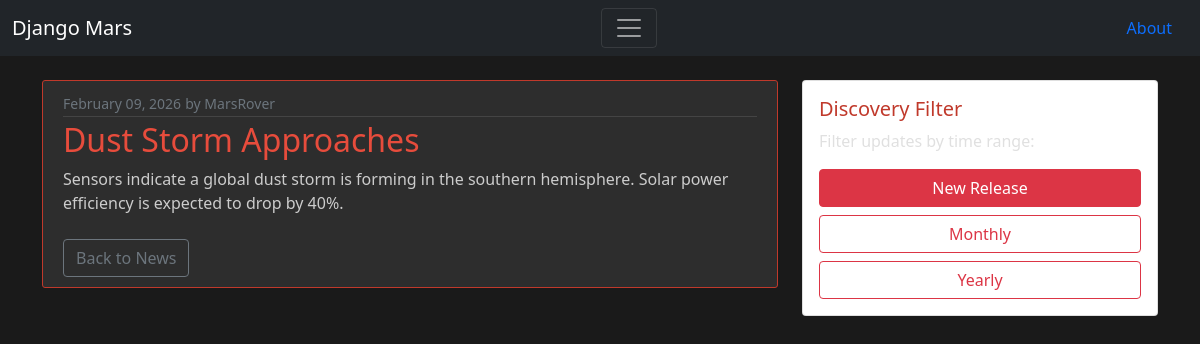
/mars/news/latest, run on the app's committed database.
### mars/models.py (models this page shows, shortened)
class Discovery(models.Model):
    title = models.CharField(max_length=100)
    content = models.TextField()
    date_posted = models.DateTimeField(default=timezone.now)
    author = models.ForeignKey(User, on_delete=models.CASCADE)

### mars/views.py (the view)
# urls.py: path('news/latest', views.new_release, name='new-release'),
def new_release(request):
    latest_discovery = Discovery.objects.latest('date_posted')
    return render(request, "mars/discovery_detail.html", {'post': latest_discovery})

### mars/templates/mars/discovery_detail.html
{% extends "mars/base.html" %}
{% block content %}
<article class="media content-section">
    <div class="media-body">
        <div class="article-metadata">
            <small class="text-muted">{{ post.date_posted|date:"F d, Y" }}</small>
            <small class="text-muted">by {{ post.author }}</small>
        </div>
        <h2 class="article-title">{{ post.title }}</h2>
        <p class="article-content">{{ post.content }}</p>
        <div class="mt-4">
            <a href="{% url 'MARS NEWS' %}" class="btn btn-outline-secondary">Back to News</a>
        </div>
    </div>
</article>
{% endblock content %}

### mars/static/mars/main.css (style rules this page uses)
body { background: #1a1a1a; color: #e0e0e0; margin-top: 5rem; }
h1, h2, h3, h4, h5, h6 { color: #c0392b; }
.content-section { background: #2d2d2d; padding: 10px 20px; border: 1px solid #c0392b; border-radius: 3px; margin-bottom: 20px; }
.article-title { color: #e74c3c; }
.article-content { white-space: pre-line; color: #cccccc; }
.article-metadata { padding-bottom: 1px; margin-bottom: 4px; border-bottom: 1px solid #444; }

### data on the page
Discovery: date_posted "February 09, 2026", author "MarsRover", title "Dust Storm Approaches", content "Sensors indicate a global dust storm is forming in the southern hemisphere. Solar power efficiency is expected to drop by 40%."
